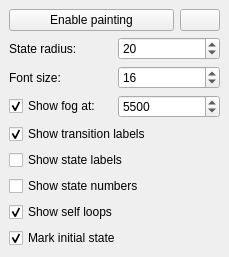
<?xml version="1.0" encoding="UTF-8"?>
<ui version="4.0">
 <class>GLWidget</class>
 <widget class="QDockWidget" name="GLWidget">
  <property name="geometry">
   <rect>
    <x>0</x>
    <y>0</y>
    <width>229</width>
    <height>236</height>
   </rect>
  </property>
  <property name="font">
   <font>
    <weight>75</weight>
    <bold>true</bold>
   </font>
  </property>
  <property name="windowTitle">
   <string>Visualisation</string>
  </property>
  <widget class="QWidget" name="dockWidgetContents">
   <property name="font">
    <font>
     <weight>50</weight>
     <bold>false</bold>
    </font>
   </property>
   <layout class="QVBoxLayout" name="verticalLayout">
    <item>
     <layout class="QHBoxLayout" name="horizontalLayout">
      <property name="sizeConstraint">
       <enum>QLayout::SetMinimumSize</enum>
      </property>
      <item>
       <widget class="QPushButton" name="btnPaint">
        <property name="text">
         <string>Enable painting</string>
        </property>
        <property name="checkable">
         <bool>true</bool>
        </property>
        <property name="checked">
         <bool>false</bool>
        </property>
       </widget>
      </item>
      <item>
       <widget class="QPushButton" name="btnSelectColor">
        <property name="sizePolicy">
         <sizepolicy hsizetype="Fixed" vsizetype="Fixed">
          <horstretch>0</horstretch>
          <verstretch>0</verstretch>
         </sizepolicy>
        </property>
        <property name="text">
         <string/>
        </property>
       </widget>
      </item>
     </layout>
    </item>
    <item>
     <layout class="QHBoxLayout" name="horizontalLayout_2">
      <item>
       <widget class="QLabel" name="labelRadius">
        <property name="text">
         <string>State radius:</string>
        </property>
       </widget>
      </item>
      <item>
       <widget class="QSpinBox" name="spinRadius">
        <property name="minimum">
         <number>1</number>
        </property>
        <property name="maximum">
         <number>50</number>
        </property>
        <property name="value">
         <number>20</number>
        </property>
       </widget>
      </item>
     </layout>
    </item>
    <item>
     <layout class="QHBoxLayout" name="horizontalLayout_3">
      <item>
       <widget class="QLabel" name="labelFontSize">
        <property name="text">
         <string>Font size:</string>
        </property>
       </widget>
      </item>
      <item>
       <widget class="QSpinBox" name="spinFontSize">
        <property name="minimum">
         <number>1</number>
        </property>
        <property name="maximum">
         <number>50</number>
        </property>
        <property name="value">
         <number>16</number>
        </property>
       </widget>
      </item>
     </layout>
    </item>
    <item>
     <layout class="QHBoxLayout" name="horizontalLayout_4">
      <item>
       <widget class="QCheckBox" name="cbFog">
        <property name="text">
         <string>Show fog at:</string>
        </property>
        <property name="checked">
         <bool>true</bool>
        </property>
       </widget>
      </item>
      <item>
       <widget class="QSpinBox" name="spinFog">
        <property name="maximum">
         <number>10000</number>
        </property>
        <property name="singleStep">
         <number>100</number>
        </property>
        <property name="value">
         <number>5500</number>
        </property>
       </widget>
      </item>
     </layout>
    </item>
    <item>
     <widget class="QCheckBox" name="cbTransitionLabels">
      <property name="text">
       <string>Show transition labels</string>
      </property>
      <property name="checked">
       <bool>true</bool>
      </property>
     </widget>
    </item>
    <item>
     <widget class="QCheckBox" name="cbStateLabels">
      <property name="text">
       <string>Show state labels</string>
      </property>
      <property name="checked">
       <bool>false</bool>
      </property>
     </widget>
    </item>
    <item>
     <widget class="QCheckBox" name="cbStateNumbers">
      <property name="text">
       <string>Show state numbers</string>
      </property>
     </widget>
    </item>
    <item>
     <widget class="QCheckBox" name="cbSelfLoops">
      <property name="text">
       <string>Show self loops</string>
      </property>
      <property name="checked">
       <bool>true</bool>
      </property>
     </widget>
    </item>
    <item>
     <widget class="QCheckBox" name="cbInitial">
      <property name="text">
       <string>Mark initial state</string>
      </property>
      <property name="checked">
       <bool>true</bool>
      </property>
     </widget>
    </item>
   </layout>
  </widget>
 </widget>
 <resources/>
 <connections/>
</ui>
